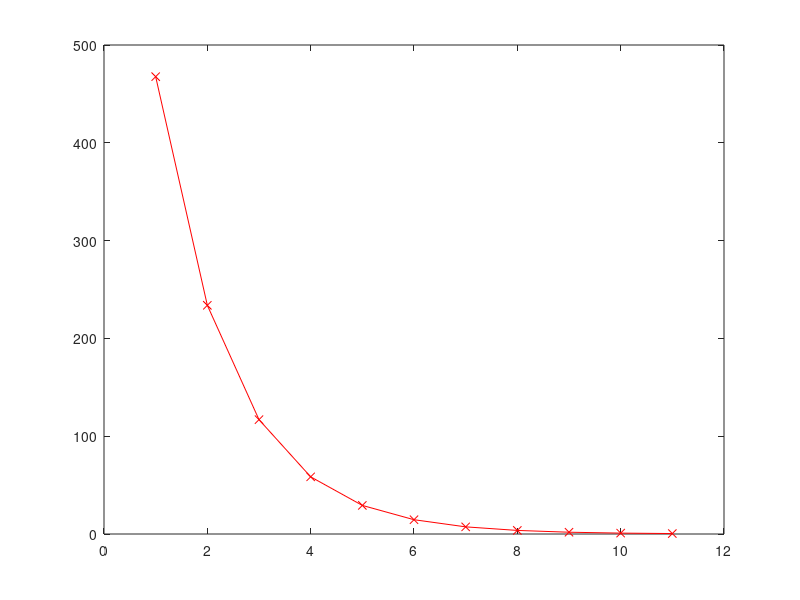
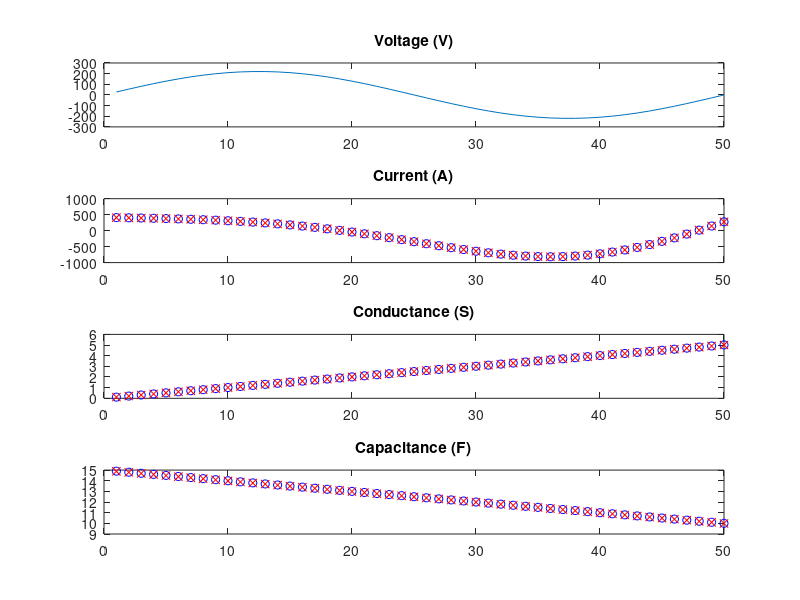

Source code (MATLAB) for these figures, in order:
function ret = rcmeter_lsm()
  EpochMax = 20;
  solvRate = 0.01;
  Cycl = 1;
  Len = 50;
  Vp = 220;
  w = 2*pi*Cycl/Len;

  n_t = 1:1:Len;

  a_t = [ 0.0002 0.002 ];
  b_t = [ 0.3 -0.002 ];

  ath = length(a_t);
  bth = length(b_t);
  vars_num = ath + bth;

  V_t = Vp*sin(w*n_t);
  dVdn_t = w*Vp*cos(w*n_t);

  function ret = polyFunc(a, x)
    ret = 0;
    for m=1:1:length(x)
      for p=1:1:length(a)
        ret += a(p).*x.^(p-1);
      endfor
    endfor
  endfunction

  function ret = diff_polyFunc(a, x)
    ret = 0;
    for m=1:1:length(x)
      for p=1:1:length(a)
        ret += (p-1)*a(p).*x.^(p-2);
      endfor
    endfor
  endfunction

  function ret = Current(v, dvdn, g, c, dcdn)
    ret = ( g + dcdn ) .* v + c .* dvdn;
  endfunction

  function ret = ErrorSquare(it, ir, N)
    ret = 0;
    for m=N
      err = ir(m) - it(m);
      ret += err*err/length(N);
    endfor
    ret = sqrt(ret);
  endfunction

  function [g, c, dcdn] = refreshValues(a, b, x)
    g = polyFunc(a, x);
    c = polyFunc(b, x);
    dcdn = diff_polyFunc(b, x);
  endfunction

  function ret = Avg(val, len)
    ret = 0;
    for k=1:1:len
      ret += val(k)/len;
    endfor
  endfunction

  [G_t, C_t, dCdn_t] = refreshValues(a_t, b_t, n_t);
  I_t = Current(V_t, dVdn_t, G_t, C_t, dCdn_t);

  inputGraph = figure(2);
  subplot(4,1,1);
  plot(n_t, V_t);
  title('Voltage (V)');
  subplot(4,1,2);
  plot(n_t, I_t, 'b');
  title('Current (A)');
  subplot(4,1,3);
  plot(n_t, G_t, 'b');
  title('Conductance (S)');
  subplot(4,1,4);
  plot(n_t, C_t, 'b');
  title('Capacitance (F)');

  function ret = dIda_k(p, N, v, dvdn)
    pn = p -1;
    ret = 0;
    for m=N
      ret += m^pn*v(m);
    endfor
    ret /= length(N);
  endfunction

  function ret = dIdb_k(p, N, v, dvdn)
    pn = p -1;
    ret = 0;
    for m=N
      ret += pn*m^(pn-1)*v(m) + m^pn*dvdn(m);
    endfor
    ret /= length(N);
  endfunction

  a_r = zeros(10,1);
  b_r = zeros(10,1);

  figure(1);
  errt = [];
  Irms = ErrorSquare(I_t, zeros(size(I_t)), n_t);

  for epoch=1:1:EpochMax
    [G_r, C_r, dCdn_r] = refreshValues(a_r, b_r, n_t);
    I_r = Current(V_t, dVdn_t, G_r, C_r, dCdn_r);
    Err = ErrorSquare(I_t, I_r, n_t);
    errt = [errt Err];
    plot(errt, 'rx-');
    drawnow;
    printf("%d) %.3f\r\n",epoch, Err);

    if ( Err == 0 ) break; end
    if epoch > 2
      if(errt(epoch) == 0)
        printf("Finish 1\r\n");
        break;
      end
      if( abs( Err / Irms ) < 0.001)
        printf("Finish 2\r\n");
        break;
      end
    end

    # dI = dIda * da + dIdb * db
    # I_t0 - I_r0 = dIda * (a_r - a_r0) + dIdb * (b_r - b_r0)
    # B = [I_t0 - I_r0];
    # M = [dIda, dIdb];
    # x = [a_r - a_r0];
    # solv: B = M * x
    # a_r <- a_r + x;

    rows = ath+bth;
    batchSize = rows ; #floor(Len/rows);
    M = [];
    B = [];
    for row= 1:1:rows
      ROW=[];
      n_r=((row-1)*batchSize)+1:1:(row*batchSize);
      for p=1:1:ath
        ROW = [ROW, dIda_k(p, n_r, V_t, dVdn_t)];
      endfor
      for p=1:1:bth
        ROW = [ROW, dIdb_k(p, n_r, V_t, dVdn_t)];
      endfor
      I_t0 = Current(V_t(n_r), dVdn_t(n_r), G_t(n_r), C_t(n_r), dCdn_t(n_r));
      I_r0 = Current(V_t(n_r), dVdn_t(n_r), G_r(n_r), C_r(n_r), dCdn_r(n_r));

      M = [M; ROW];
      B = [B; Avg(I_t0 - I_r0, batchSize)];
    endfor

    x_r = inv(M)*B;

    for p=1:1:ath
      a_r(p) += x_r(p)*solvRate;
    endfor
    for p=1:1:bth
      b_r(p) += x_r(ath+p)*solvRate;
    endfor
  endfor

  inputGraph = figure(2);
  subplot(4,1,1);
  plot(n_t, V_t);
  title('Voltage (V)');
  subplot(4,1,2);
  plot(n_t, I_t, 'bo', n_t, I_r, 'rx');
  title('Current (A)');
  subplot(4,1,3);
  plot(n_t, G_t, 'bo', n_t, G_r, 'rx');
  title('Conductance (S)');
  subplot(4,1,4);
  plot(n_t, C_t, 'bo', n_t, C_r, 'rx');
  title('Capacitance (F)');

  printf("G = %s\r\n",polyout(flip(a_r), 'n'));
  printf("C = %s\r\n",polyout(flip(b_r), 'n'));
endfunction
